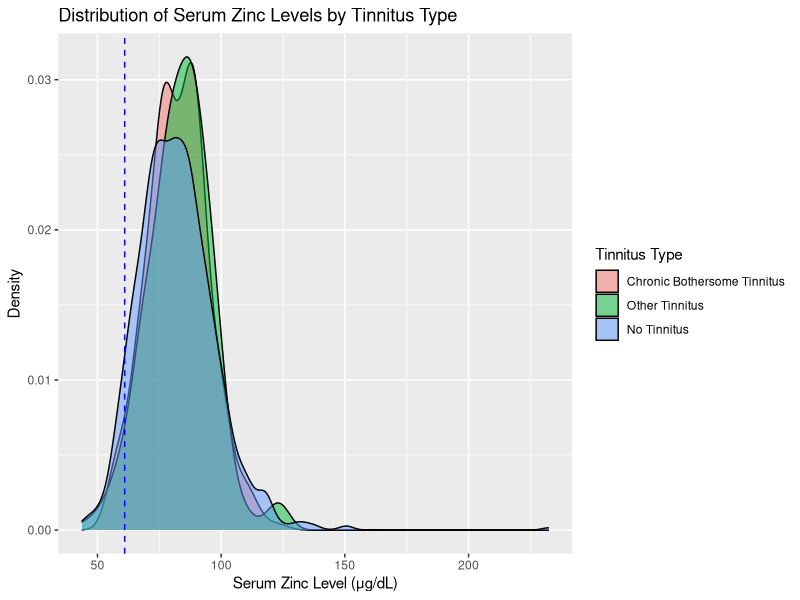
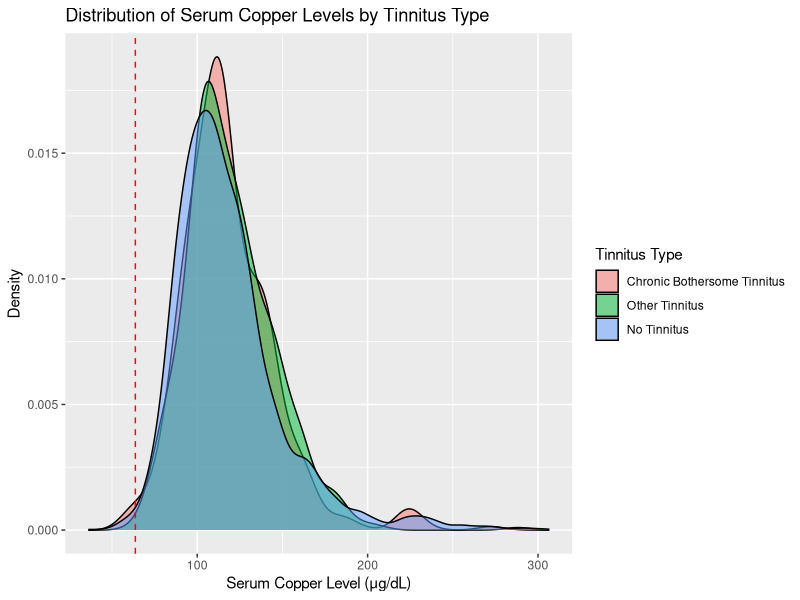
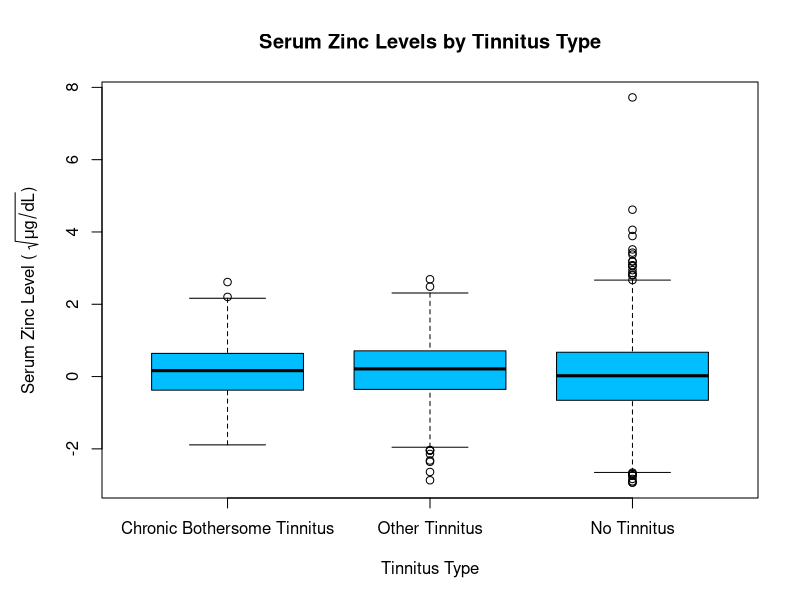
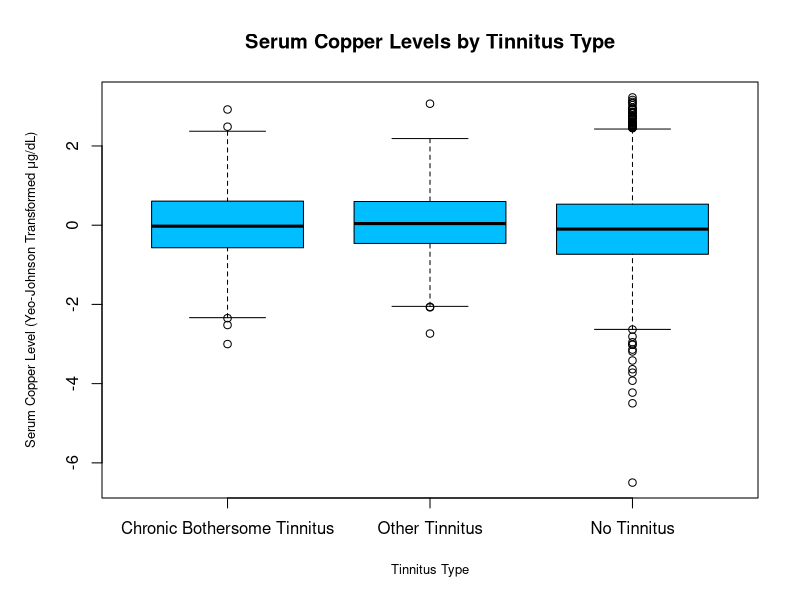

These figures' R source, in order:
## ---- chunk 1
library(foreign)
library(survey)
library(tidyverse)
library(stringr)
library(ggplot2)
library(nnet)
## ---- chunk 2
# grabbing our finalized data sheet from generated from our processing script earlier
df <- read.csv("../Data/processed_metal_data.csv")
## ---- chunk 3
# setting a var to factor and removing the csv artifact column
df$tinnitus_type <- as.factor(df$tinnitus_type)
levels(df$tinnitus_type) <- c("Chronic Bothersome Tinnitus", "Other Tinnitus", "No Tinnitus")

df <- select(df, -X)
## ---- chunk 4
tinnitus_design <- svydesign(data = df, id = ~psu, strata = ~stratum, weights = ~combined_subsample_weight, nest = TRUE)
## ---- chunk 5
weighted_sextest <- svychisq(~tinnitus_type + sex, design = tinnitus_design)
weighted_sextest$observed
weighted_sextest


weighted_agetest <- svychisq(~tinnitus_type + age_group, design = tinnitus_design)
weighted_agetest$observed
weighted_agetest


weighted_ethtest <- svychisq(~tinnitus_type + ethnicity, design = tinnitus_design)
weighted_ethtest$observed
weighted_ethtest
## ---- chunk 6
lmzn <- svyglm(normedZinc ~ tinnitus_type + age_group + ethnicity + sex + speech_in_noise, design = tinnitus_design)
summary(lmzn)


lmcu <- svyglm(normedCopper ~ tinnitus_type + age_group + ethnicity + sex + speech_in_noise, design = tinnitus_design)
summary(lmcu)

## ---- chunk 7
zn_def_logit <- svyglm(zinc_deficiency ~ tinnitus_type + age_group + ethnicity + sex + speech_in_noise, design = tinnitus_design, family = "quasibinomial")
summary(zn_def_logit)


cu_def_logit <- svyglm(copper_deficiency ~ tinnitus_type + age_group + ethnicity + sex + speech_in_noise, design = tinnitus_design, family = "quasibinomial")
summary(cu_def_logit)

## ---- chunk 8
# non-normalized density plots

ggplot(data = df) +
  geom_density(mapping = aes(x = zinc, weight = combined_subsample_weight, fill = tinnitus_type), alpha = .5) +
  geom_vline(xintercept = 61, color = "blue", linetype = 2) +
  scale_fill_discrete(labels = c("Chronic Bothersome Tinnitus", "Other Tinnitus", "No Tinnitus")) +
  labs(x = "Serum Zinc Level (\u03BCg/dL)", y = "Density", title = "Distribution of Serum Zinc Levels by Tinnitus Type", fill = "Tinnitus Type")
#ggsave("../Output/Figures/Final_Zinc_Density.png")


ggplot(data = df) +
  geom_density(mapping = aes(x = copper, weight = combined_subsample_weight, fill = tinnitus_type), alpha = .5) +
  geom_vline(xintercept = 63.7, color = "red", linetype = 2) +
  scale_fill_discrete(labels = c("Chronic Bothersome Tinnitus", "Other Tinnitus", "No Tinnitus")) +
  labs(x = "Serum Copper Level (\u03BCg/dL)", y = "Density", title = "Distribution of Serum Copper Levels by Tinnitus Type", fill = "Tinnitus Type")
#ggsave("../Output/Figures/Final_Copper_Density.png")

## ---- chunk 9
# adjusts text spacing so it all fits
par(mar = c(5, 5, 4, 2) + .1)

svyboxplot(normedZinc~tinnitus_type, design = tinnitus_design, xlab = "Tinnitus Type", ylab = expression("Serum Zinc Level ( " * sqrt(mu *g/dL) * ")"), main = "Serum Zinc Levels by Tinnitus Type", all.outliers = TRUE, col = "#00beff", boxwex = .75)



par(mar = c(5, 5, 4, 2) + .1, cex.lab = .78)

svyboxplot(normedCopper~tinnitus_type, design = tinnitus_design, all.outliers = TRUE, xlab = "Tinnitus Type", ylab = expression("Serum Copper Level (Yeo-Johnson Transformed " * mu *"g/dL)"), main = "Serum Copper Levels by Tinnitus Type", col = "#00beff", boxwex = .75)
